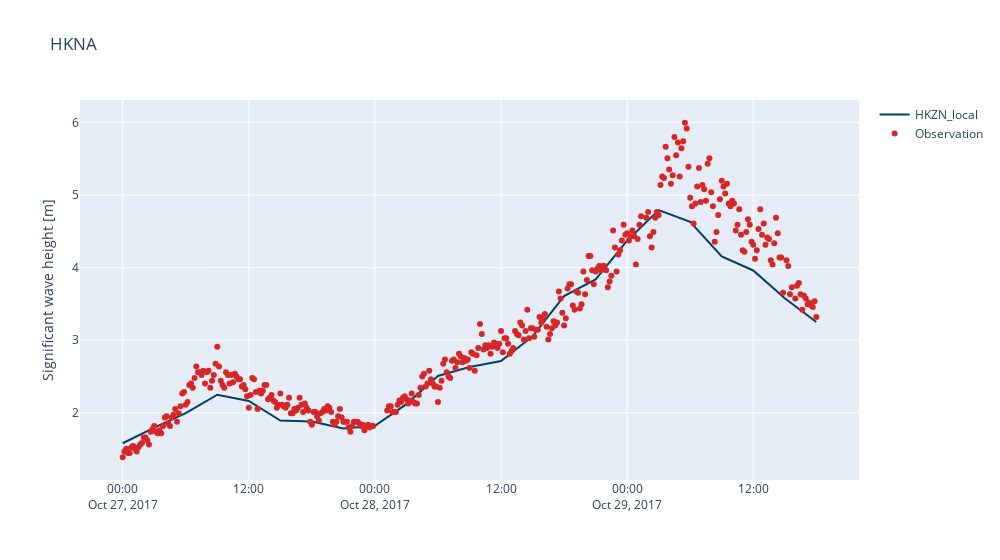

Here is the notebook cell this chart was saved with:
### Code cell
cc["HKNA"].plot_timeseries(width=1000,backend="plotly")

### Figure 1 — Plotly figure (JSON) as saved in the notebook; plotly's stock layout.template omitted (floating-point values rounded to 4 significant figures; data arrays with more than 128 entries replaced by an {"elided": "..."} marker saying what was removed)
{"data": [{"line": {"color": "#004165"}, "name": "HKZN_local", "type": "scatter", "x": ["2017-10-27T00:00:00", "2017-10-27T03:00:00", "2017-10-27T06:00:00", "2017-10-27T09:00:00", "2017-10-27T12:00:00", "2017-10-27T15:00:00", "2017-10-27T18:00:00", "2017-10-27T21:00:00", "2017-10-28T00:00:00", "2017-10-28T03:00:00", "2017-10-28T06:00:00", "2017-10-28T09:00:00", "2017-10-28T12:00:00", "2017-10-28T15:00:00", "2017-10-28T18:00:00", "2017-10-28T21:00:00", "2017-10-29T00:00:00", "2017-10-29T03:00:00", "2017-10-29T06:00:00", "2017-10-29T09:00:00", "2017-10-29T12:00:00", "2017-10-29T15:00:00", "2017-10-29T18:00:00"], "y": [1.58, 1.795, 1.993, 2.248, 2.162, 1.893, 1.881, 1.782, 1.82, 2.119, 2.506, 2.63, 2.713, 3.053, 3.607, 3.837, 4.371, 4.792, 4.63, 4.153, 3.961, 3.578, 3.25]}, {"marker": {"color": "#d62728"}, "mode": "markers", "name": "Observation", "type": "scatter", "x": {"elided": "386 str values"}, "y": {"elided": "386 float values"}}], "layout": {"title": {"text": "HKNA"}, "width": 1000, "yaxis": {"title": {"text": "Significant wave height [m]"}}}}
